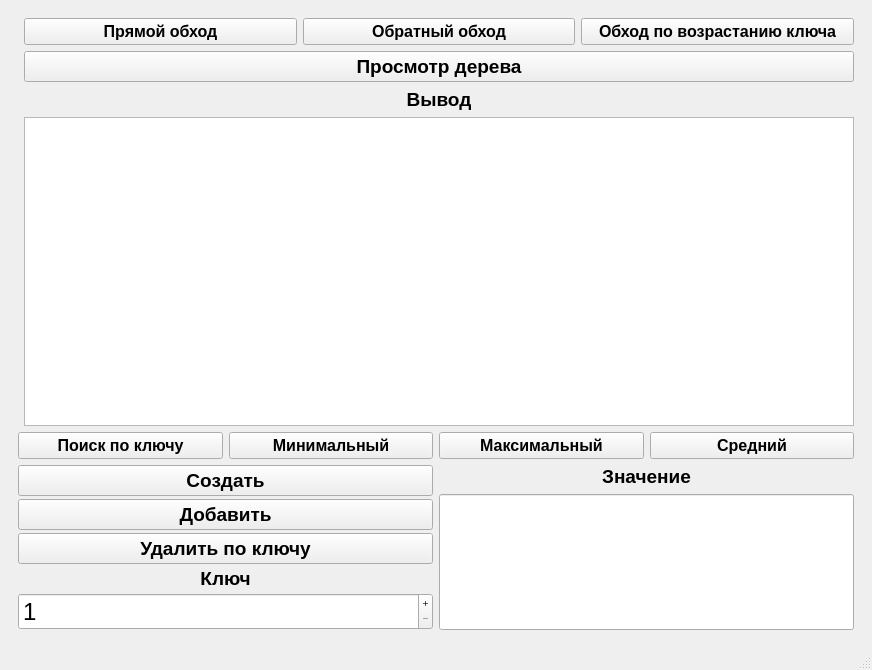
<?xml version="1.0" encoding="UTF-8"?>
<ui version="4.0">
 <class>MainWindow</class>
 <widget class="QMainWindow" name="MainWindow">
  <property name="geometry">
   <rect>
    <x>0</x>
    <y>0</y>
    <width>872</width>
    <height>670</height>
   </rect>
  </property>
  <property name="windowTitle">
   <string>AVLTree</string>
  </property>
  <widget class="QWidget" name="centralwidget">
   <layout class="QFormLayout" name="formLayout_2">
    <item row="0" column="0" colspan="2">
     <widget class="QStackedWidget" name="stackedWidget">
      <property name="currentIndex">
       <number>0</number>
      </property>
      <widget class="QWidget" name="page">
       <layout class="QGridLayout" name="gridLayout_2">
        <property name="sizeConstraint">
         <enum>QLayout::SetDefaultConstraint</enum>
        </property>
        <property name="leftMargin">
         <number>9</number>
        </property>
        <property name="topMargin">
         <number>9</number>
        </property>
        <item row="0" column="1">
         <layout class="QVBoxLayout" name="verticalLayout_5">
          <item>
           <layout class="QHBoxLayout" name="horizontalLayout_5">
            <item>
             <widget class="QPushButton" name="directInputButton">
              <property name="font">
               <font>
                <pointsize>12</pointsize>
                <bold>true</bold>
               </font>
              </property>
              <property name="cursor">
               <cursorShape>PointingHandCursor</cursorShape>
              </property>
              <property name="text">
               <string>Прямой обход</string>
              </property>
             </widget>
            </item>
            <item>
             <widget class="QPushButton" name="reverseInputButton">
              <property name="font">
               <font>
                <pointsize>12</pointsize>
                <bold>true</bold>
               </font>
              </property>
              <property name="cursor">
               <cursorShape>PointingHandCursor</cursorShape>
              </property>
              <property name="text">
               <string>Обратный обход</string>
              </property>
             </widget>
            </item>
            <item>
             <widget class="QPushButton" name="increseKeyButton">
              <property name="font">
               <font>
                <pointsize>12</pointsize>
                <bold>true</bold>
               </font>
              </property>
              <property name="cursor">
               <cursorShape>PointingHandCursor</cursorShape>
              </property>
              <property name="text">
               <string>Обход по возрастанию ключа</string>
              </property>
             </widget>
            </item>
           </layout>
          </item>
          <item>
           <widget class="QPushButton" name="treeButton">
            <property name="sizePolicy">
             <sizepolicy hsizetype="Minimum" vsizetype="Fixed">
              <horstretch>0</horstretch>
              <verstretch>0</verstretch>
             </sizepolicy>
            </property>
            <property name="font">
             <font>
              <pointsize>14</pointsize>
              <bold>true</bold>
             </font>
            </property>
            <property name="cursor">
             <cursorShape>PointingHandCursor</cursorShape>
            </property>
            <property name="layoutDirection">
             <enum>Qt::LeftToRight</enum>
            </property>
            <property name="autoFillBackground">
             <bool>false</bool>
            </property>
            <property name="text">
             <string>Просмотр дерева</string>
            </property>
            <property name="autoDefault">
             <bool>false</bool>
            </property>
            <property name="default">
             <bool>false</bool>
            </property>
            <property name="flat">
             <bool>false</bool>
            </property>
           </widget>
          </item>
          <item>
           <widget class="QLabel" name="label_3">
            <property name="font">
             <font>
              <pointsize>14</pointsize>
              <bold>true</bold>
             </font>
            </property>
            <property name="text">
             <string>Вывод</string>
            </property>
            <property name="alignment">
             <set>Qt::AlignCenter</set>
            </property>
           </widget>
          </item>
          <item>
           <widget class="QListWidget" name="inputWidget">
            <property name="sizePolicy">
             <sizepolicy hsizetype="Expanding" vsizetype="Expanding">
              <horstretch>0</horstretch>
              <verstretch>0</verstretch>
             </sizepolicy>
            </property>
            <property name="minimumSize">
             <size>
              <width>0</width>
              <height>0</height>
             </size>
            </property>
            <property name="maximumSize">
             <size>
              <width>16777215</width>
              <height>2740</height>
             </size>
            </property>
            <property name="font">
             <font>
              <pointsize>14</pointsize>
             </font>
            </property>
            <property name="wordWrap">
             <bool>true</bool>
            </property>
           </widget>
          </item>
         </layout>
        </item>
        <item row="6" column="0" rowspan="2" colspan="2">
         <layout class="QHBoxLayout" name="horizontalLayout">
          <property name="spacing">
           <number>6</number>
          </property>
          <property name="topMargin">
           <number>0</number>
          </property>
          <item>
           <layout class="QVBoxLayout" name="verticalLayout_3">
            <property name="spacing">
             <number>3</number>
            </property>
            <item>
             <widget class="QPushButton" name="createButton">
              <property name="sizePolicy">
               <sizepolicy hsizetype="Minimum" vsizetype="Expanding">
                <horstretch>0</horstretch>
                <verstretch>0</verstretch>
               </sizepolicy>
              </property>
              <property name="font">
               <font>
                <pointsize>14</pointsize>
                <bold>true</bold>
               </font>
              </property>
              <property name="cursor">
               <cursorShape>PointingHandCursor</cursorShape>
              </property>
              <property name="text">
               <string>Создать</string>
              </property>
             </widget>
            </item>
            <item>
             <widget class="QPushButton" name="addButton">
              <property name="sizePolicy">
               <sizepolicy hsizetype="Minimum" vsizetype="Expanding">
                <horstretch>0</horstretch>
                <verstretch>0</verstretch>
               </sizepolicy>
              </property>
              <property name="font">
               <font>
                <pointsize>14</pointsize>
                <bold>true</bold>
               </font>
              </property>
              <property name="cursor">
               <cursorShape>PointingHandCursor</cursorShape>
              </property>
              <property name="text">
               <string>Добавить</string>
              </property>
             </widget>
            </item>
            <item>
             <widget class="QPushButton" name="deleteButton">
              <property name="sizePolicy">
               <sizepolicy hsizetype="Minimum" vsizetype="Expanding">
                <horstretch>0</horstretch>
                <verstretch>0</verstretch>
               </sizepolicy>
              </property>
              <property name="font">
               <font>
                <pointsize>14</pointsize>
                <bold>true</bold>
               </font>
              </property>
              <property name="cursor">
               <cursorShape>PointingHandCursor</cursorShape>
              </property>
              <property name="text">
               <string>Удалить по ключу</string>
              </property>
             </widget>
            </item>
            <item>
             <layout class="QVBoxLayout" name="verticalLayout">
              <item>
               <widget class="QLabel" name="label">
                <property name="sizePolicy">
                 <sizepolicy hsizetype="Expanding" vsizetype="Fixed">
                  <horstretch>0</horstretch>
                  <verstretch>0</verstretch>
                 </sizepolicy>
                </property>
                <property name="font">
                 <font>
                  <pointsize>14</pointsize>
                  <bold>true</bold>
                 </font>
                </property>
                <property name="text">
                 <string>Ключ</string>
                </property>
                <property name="alignment">
                 <set>Qt::AlignCenter</set>
                </property>
               </widget>
              </item>
              <item>
               <widget class="QSpinBox" name="keyValue">
                <property name="sizePolicy">
                 <sizepolicy hsizetype="Expanding" vsizetype="Expanding">
                  <horstretch>0</horstretch>
                  <verstretch>0</verstretch>
                 </sizepolicy>
                </property>
                <property name="font">
                 <font>
                  <pointsize>18</pointsize>
                 </font>
                </property>
                <property name="buttonSymbols">
                 <enum>QAbstractSpinBox::PlusMinus</enum>
                </property>
                <property name="minimum">
                 <number>1</number>
                </property>
                <property name="maximum">
                 <number>2147483647</number>
                </property>
               </widget>
              </item>
             </layout>
            </item>
           </layout>
          </item>
          <item>
           <layout class="QVBoxLayout" name="verticalLayout_2">
            <item>
             <widget class="QLabel" name="label_2">
              <property name="sizePolicy">
               <sizepolicy hsizetype="Expanding" vsizetype="Fixed">
                <horstretch>0</horstretch>
                <verstretch>0</verstretch>
               </sizepolicy>
              </property>
              <property name="font">
               <font>
                <pointsize>14</pointsize>
                <bold>true</bold>
               </font>
              </property>
              <property name="text">
               <string>Значение</string>
              </property>
              <property name="alignment">
               <set>Qt::AlignCenter</set>
              </property>
             </widget>
            </item>
            <item>
             <widget class="QLineEdit" name="valueEdit">
              <property name="sizePolicy">
               <sizepolicy hsizetype="Expanding" vsizetype="Expanding">
                <horstretch>0</horstretch>
                <verstretch>0</verstretch>
               </sizepolicy>
              </property>
              <property name="font">
               <font>
                <pointsize>16</pointsize>
               </font>
              </property>
             </widget>
            </item>
           </layout>
          </item>
         </layout>
        </item>
        <item row="5" column="0" colspan="2">
         <layout class="QHBoxLayout" name="horizontalLayout_7">
          <item>
           <widget class="QPushButton" name="findButton">
            <property name="font">
             <font>
              <pointsize>12</pointsize>
              <bold>true</bold>
             </font>
            </property>
            <property name="cursor">
             <cursorShape>PointingHandCursor</cursorShape>
            </property>
            <property name="text">
             <string>Поиск по ключу</string>
            </property>
           </widget>
          </item>
          <item>
           <widget class="QPushButton" name="findMinButton">
            <property name="font">
             <font>
              <pointsize>12</pointsize>
              <bold>true</bold>
             </font>
            </property>
            <property name="cursor">
             <cursorShape>PointingHandCursor</cursorShape>
            </property>
            <property name="text">
             <string>Минимальный</string>
            </property>
           </widget>
          </item>
          <item>
           <widget class="QPushButton" name="findMaxButton">
            <property name="font">
             <font>
              <pointsize>12</pointsize>
              <bold>true</bold>
             </font>
            </property>
            <property name="cursor">
             <cursorShape>PointingHandCursor</cursorShape>
            </property>
            <property name="text">
             <string>Максимальный</string>
            </property>
           </widget>
          </item>
          <item>
           <widget class="QPushButton" name="findAverageButton">
            <property name="font">
             <font>
              <pointsize>12</pointsize>
              <bold>true</bold>
             </font>
            </property>
            <property name="cursor">
             <cursorShape>PointingHandCursor</cursorShape>
            </property>
            <property name="text">
             <string>Средний</string>
            </property>
           </widget>
          </item>
         </layout>
        </item>
       </layout>
      </widget>
      <widget class="QWidget" name="page_2">
       <layout class="QGridLayout" name="gridLayout_3">
        <item row="0" column="0">
         <widget class="QTreeView" name="treeView">
          <property name="font">
           <font>
            <pointsize>16</pointsize>
           </font>
          </property>
          <property name="lineWidth">
           <number>1</number>
          </property>
          <property name="autoScrollMargin">
           <number>16</number>
          </property>
          <property name="editTriggers">
           <set>QAbstractItemView::NoEditTriggers</set>
          </property>
          <property name="alternatingRowColors">
           <bool>false</bool>
          </property>
          <property name="selectionMode">
           <enum>QAbstractItemView::SingleSelection</enum>
          </property>
          <property name="selectionBehavior">
           <enum>QAbstractItemView::SelectItems</enum>
          </property>
          <property name="textElideMode">
           <enum>Qt::ElideLeft</enum>
          </property>
          <property name="autoExpandDelay">
           <number>-1</number>
          </property>
          <property name="uniformRowHeights">
           <bool>false</bool>
          </property>
          <property name="sortingEnabled">
           <bool>false</bool>
          </property>
          <property name="animated">
           <bool>true</bool>
          </property>
          <property name="allColumnsShowFocus">
           <bool>false</bool>
          </property>
          <property name="headerHidden">
           <bool>true</bool>
          </property>
          <property name="expandsOnDoubleClick">
           <bool>true</bool>
          </property>
          <attribute name="headerVisible">
           <bool>false</bool>
          </attribute>
          <attribute name="headerShowSortIndicator" stdset="0">
           <bool>false</bool>
          </attribute>
          <attribute name="headerStretchLastSection">
           <bool>true</bool>
          </attribute>
         </widget>
        </item>
        <item row="1" column="0">
         <widget class="QPushButton" name="backButton">
          <property name="font">
           <font>
            <pointsize>14</pointsize>
            <bold>true</bold>
           </font>
          </property>
          <property name="styleSheet">
           <string notr="true">background-color: rgb(162, 11, 11);
color: rgb(255, 255, 255);</string>
          </property>
          <property name="text">
           <string>Назад</string>
          </property>
         </widget>
        </item>
       </layout>
      </widget>
     </widget>
    </item>
   </layout>
  </widget>
  <widget class="QMenuBar" name="menubar">
   <property name="geometry">
    <rect>
     <x>0</x>
     <y>0</y>
     <width>872</width>
     <height>22</height>
    </rect>
   </property>
  </widget>
  <widget class="QStatusBar" name="statusbar"/>
 </widget>
 <tabstops>
  <tabstop>valueEdit</tabstop>
  <tabstop>createButton</tabstop>
  <tabstop>treeView</tabstop>
  <tabstop>backButton</tabstop>
 </tabstops>
 <resources/>
 <connections/>
</ui>
